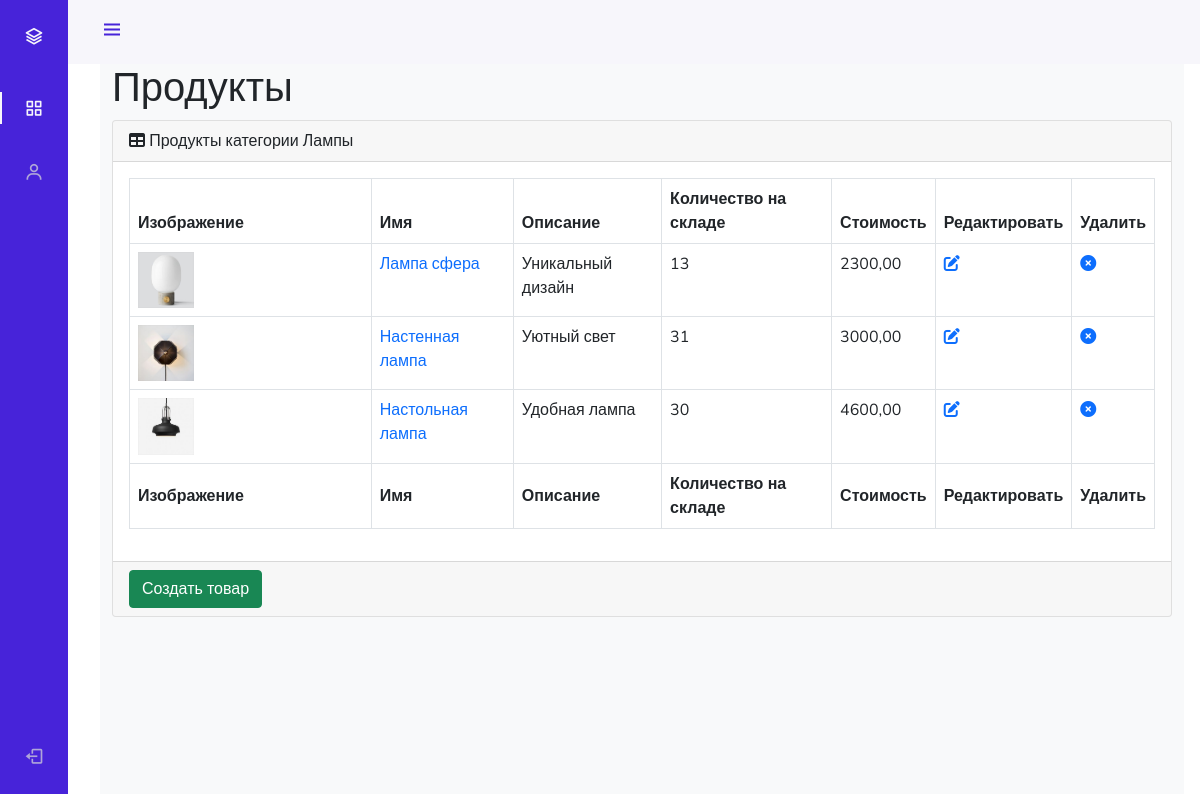
The app's page /admin_stuff/products/read/category/2/ (signed in) with its own data.
### mainapp/models.py (models this page shows, shortened)
class ProductCategory(models.Model):
    name = models.CharField(
        verbose_name='имя',
        max_length=64,
        unique=True
    )
    description = models.TextField(
        verbose_name='описание',
        blank=True
    )
    is_active = models.BooleanField(
        verbose_name='активна',
        default=True
    )

class Product(models.Model):
    category = models.ForeignKey(
        ProductCategory,
        on_delete=models.CASCADE
    )
    name = models.CharField(
        verbose_name='имя продукт',
        max_length=128
    )
    image = models.ImageField(
        upload_to='products_images',
        blank=True
    )
    short_desc = models.CharField(
        verbose_name='краткое описание',
        max_length=60,
        blank=True
    )
    description = models.TextField(
        verbose_name='описание',
        blank=True
    )
    price = models.DecimalField(
        verbose_name='цена',
        max_digits=8,
        decimal_places=2,
        default=0
    )
    quantity = models.PositiveIntegerField(
        verbose_name='количество на складе',
        default=0
    )
    is_active = models.BooleanField(
        verbose_name='активна',
        default=True
    )

### adminapp/views.py (the view)
# urls.py: path('products/read/category/<int:pk>/', adminapp.products, name='products'),
@user_passes_test(lambda u: u.is_superuser)
def products(request, pk):
    title = 'админка/продукты'
    category = get_object_or_404(ProductCategory, pk=pk)
    products_list = Product.objects.filter(category__pk=pk).order_by('name')
    context = {
        'title': title,
        'category': category,
        'objects': products_list,
    }
    return render(request, 'adminapp/products.html', context)

### mainapp/context_processors.py (called while the page is built)
def basket(request):
    print(f'context processor basket works')
    basket =[]
    if request.user.is_authenticated:
       basket = Basket.objects.filter(user=request.user)
    return {
        'basket': basket,
    }

### adminapp/templates/adminapp/products.html
{% extends 'adminapp/base.html' %}
{% load static %}
{% block content %}
<main>
    <div class="container-fluid">
        <h1 class="mt-4">Продукты</h1>
        <div class="card mb-4">
            <div class="card-header">
                <i class="fas fa-table mr-1"></i>
                Продукты категории {{ category.name }}
            </div>
            <div class="card-body">
                <div class="table-responsive">
                    <table class="table table-bordered" id="dataTable" width="100%" cellspacing="0">
                        <thead>
                        <tr>
                            <th>Изображение</th>
                            <th>Имя</th>
                            <th>Описание</th>
                            <th>Количество на складе</th>
                            <th>Стоимость</th>
                            <th>Редактировать</th>
                            <th>Удалить</th>
                        </tr>
                        </thead>
                        <tfoot>
                        <tr>
                            <th>Изображение</th>
                            <th>Имя</th>
                            <th>Описание</th>
                            <th>Количество на складе</th>
                            <th>Стоимость</th>
                            <th>Редактировать</th>
                            <th>Удалить</th>
                        </tr>
                        </tfoot>
                        <tbody>
                        {% for item in objects %}
                            <tr {% if not item.is_active %} style="opacity: 0.5; text-decoration: line-through;" {% endif %}>
                                <td><img src="/media/{{ item.image }}" class="w-25"></td>
                                <td><a href="{% url 'admin_stuff:product_read' pk=item.pk %}">{{ item.name }}</a></td>
                                <td>{{ item.short_desc }}</td>
                                <td>{{ item.quantity }}</td>
                                <td>{{ item.price }}</td>
                                <td>
                                   <a {% if not item.is_active %} class="invisible" {% endif %} href="{% url 'admin_stuff:product_update' pk=item.id %}">
                                            <i class="fa fa-edit"></i>
                                        </a>
                                    </td>
                                    <td>
                                        <a {% if not item.is_active %} class="invisible" {% endif %} href="{% url 'admin_stuff:product_delete' pk=item.id %}">
                                            <i class="fa fa-times-circle"></i>
                                        </a>
                                    </td>
                                </tr>
                        {% endfor %}
                        </tbody>
                    </table>
                </div>
            </div>
            <div class="card-footer">
                <a href="{% url 'admin_stuff:product_create' pk=category.pk %}">
                    <button class="btn btn-success">Создать товар</button>
                </a>
            </div>
        </div>
    </div>
</main>
{% endblock %}

### adminapp/static/adminapp/css/style.css (style rules this page uses)
:root { --header-height: 3rem; --nav-width: 68px; --first-color: #4723D9; --first-color-light: #AFA5D9; --white-color: #F7F6FB; --body-font: 'Nunito', sans-serif; --normal-font-size: 1rem; --z-fixed: 100 }
body { position: relative; margin: var(--header-height) 0 0 0; padding: 0 1rem; font-family: var(--body-font); font-size: var(--normal-font-size); transition: .5s }
a { text-decoration: none }
@media screen and (min-width: 768px) { body { margin: calc(var(--header-height) + 1rem) 0 0 0; padding-left: calc(var(--nav-width) + 2rem) } }

### records on screen
ProductCategory: name "Лампы"
Product: image (picture), name "Лампа сфера", short_desc "Уникальный дизайн", quantity "13", price "2300,00"
Product: image (picture), name "Настенная лампа", short_desc "Уютный свет", quantity "31", price "3000,00"
Product: image (picture), name "Настольная лампа", short_desc "Удобная лампа", quantity "30", price "4600,00"
